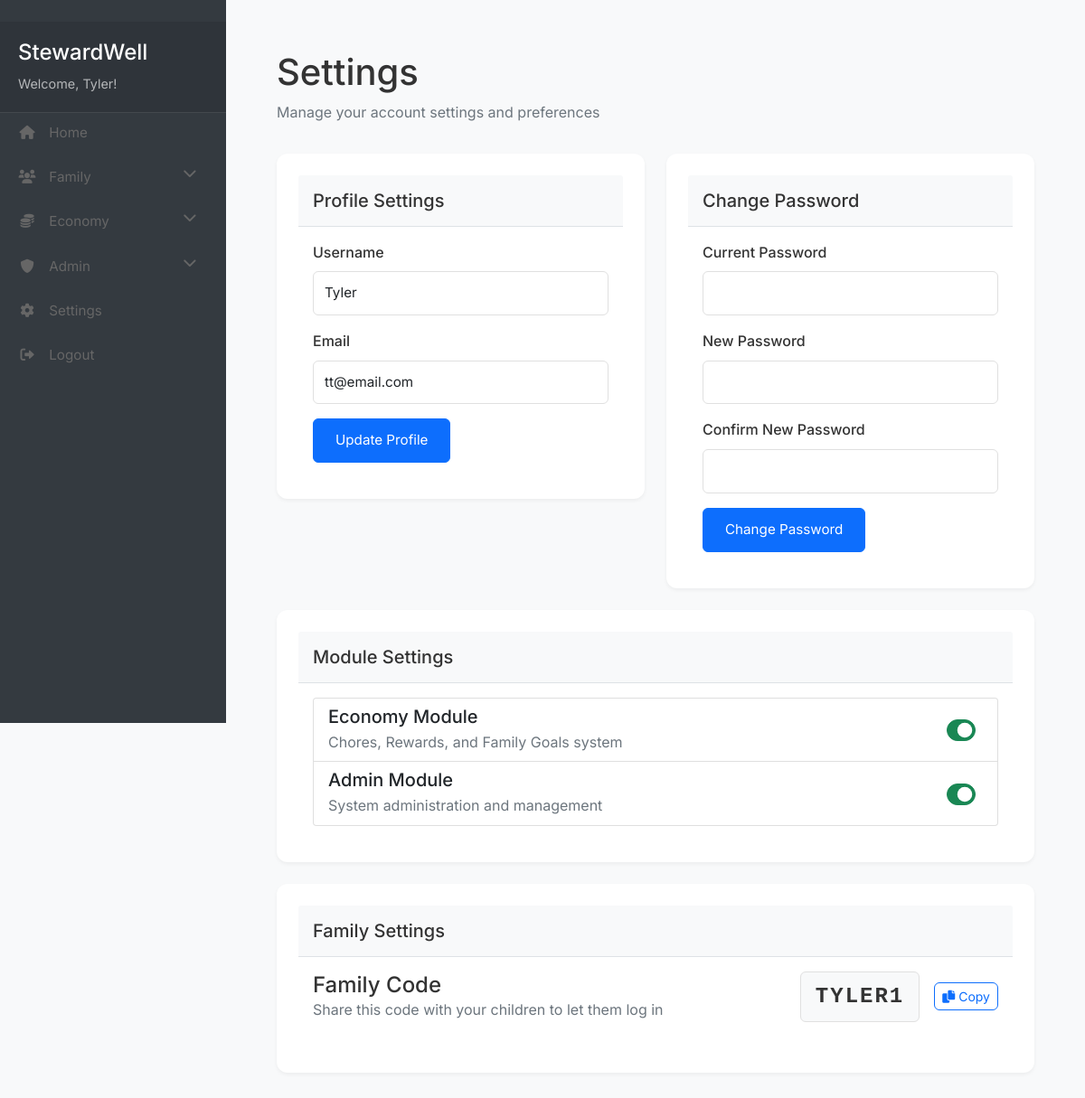
The page /settings/profile (signed in) on the database its author committed.
### app/models/user.py (models this page shows, shortened)
class User(db.Model, UserMixin):
    id = db.Column(db.Integer, primary_key=True)
    username = db.Column(db.String(64), unique=True, nullable=False)
    email = db.Column(db.String(120), unique=True, nullable=False)
    password_hash = db.Column(db.String(128), nullable=False)
    pin = db.Column(db.String(4))
    created_at = db.Column(db.DateTime, default=datetime.utcnow)
    is_superuser = db.Column(db.Boolean, default=False)
    is_parent = db.Column(db.Boolean, default=False)
    family_id = db.Column(db.Integer, db.ForeignKey('family.id'))
    parent_id = db.Column(db.Integer, db.ForeignKey('user.id'), nullable=True)
    children = db.relationship('User', backref=db.backref('parent', remote_side=[id]))
    coins = db.Column(db.Integer, default=0)
    family_points = db.Column(db.Integer, default=0)
    created_goal_categories = db.relationship('GoalCategory', back_populates='created_by')
    created_goals = db.relationship('Goal', back_populates='created_by')
    avatar = db.Column(db.String(50), default='fa-user-circle')

class Family(db.Model):
    __tablename__ = 'family'
    id = db.Column(db.Integer, primary_key=True)
    name = db.Column(db.String(100), nullable=False)
    family_code = db.Column(db.String(8), unique=True, nullable=False)
    created_at = db.Column(db.DateTime, nullable=False, default=datetime.utcnow)
    users = db.relationship('User', backref='family', lazy=True)
    chores = db.relationship('app.models.chore.Chore', backref='family', lazy=True)
    goal_categories = db.relationship('GoalCategory', back_populates='family', lazy=True)
    goals = db.relationship('Goal', back_populates='family', lazy=True)

### app/controllers/settings.py (the view, shortened to what this page needs)
@settings_bp.route('/profile', methods=['GET', 'POST'])
@login_required
def profile():
    profile_form = UpdateProfileForm()
    password_form = ChangePasswordForm()
    try:
        module_settings = {}
        if current_user.family:
            settings = ModuleSettings.query.filter_by(family_id=current_user.family_id).all()
            module_settings = {
                setting.module_name: setting.is_enabled
                for setting in settings
            }
    except Exception as e:
        logger.error("Unexpected error in profile settings",
                    exc_info=True,
                    extra={"user_id": current_user.id})
        flash('An unexpected error occurred.', 'danger')
    if request.method == 'GET':
        profile_form.username.data = current_user.username
        profile_form.email.data = current_user.email
    return render_template('settings/profile.html',
                         profile_form=profile_form,
                         password_form=password_form,
                         module_settings=module_settings)

### app/forms/settings.py (shortened to what this page needs)
class UpdateProfileForm(FlaskForm):
    username = StringField('Username', validators=[
        DataRequired(),
        Length(min=2, max=20)
    ])
    email = StringField('Email', validators=[
        DataRequired(),
        Email()
    ])
    submit_profile = SubmitField('Update Profile')

class ChangePasswordForm(FlaskForm):
    current_password = PasswordField('Current Password', validators=[
        DataRequired()
    ])
    new_password = PasswordField('New Password', validators=[
        DataRequired(),
        Length(min=6)
    ])
    confirm_password = PasswordField('Confirm New Password', validators=[
        DataRequired(),
        EqualTo('new_password', message='Passwords must match.')
    ])
    submit_password = SubmitField('Change Password')

### app/__init__.py (called while the page is built)
@login_manager.user_loader
def load_user(id):
    from app.models.user import User
    return User.query.get(int(id))

### app/templates/settings/profile.html (shortened to what this page needs)
{% extends "base.html" %}
{% block authenticated_content %}
<div class="content-container">
    <div class="page-header">
        <h1>Settings</h1>
        <p class="text-muted">Manage your account settings and preferences</p>
    </div>
    <div class="row">
        <div class="col-md-6 mb-4">
            <div class="card">
                <div class="card-header">
                    <h3>Profile Settings</h3>
                </div>
                <div class="card-body">
                    <form method="POST" action="">
                        <div class="mb-3">
                            {{ profile_form.username.label(class="form-label") }}
                            {{ profile_form.username(class="form-control") }}
                        </div>
                        <div class="mb-3">
                            {{ profile_form.email.label(class="form-label") }}
                            {{ profile_form.email(class="form-control") }}
                        </div>
                        {{ profile_form.submit_profile(class="btn btn-primary") }}
                    </form>
                </div>
            </div>
        </div>
        <div class="col-md-6 mb-4">
            <div class="card">
                <div class="card-header">
                    <h3>Change Password</h3>
                </div>
                <div class="card-body">
                    <form method="POST" action="">
                        <div class="mb-3">
                            {{ password_form.current_password.label(class="form-label") }}
                            {{ password_form.current_password(class="form-control") }}
                        </div>
                        <div class="mb-3">
                            {{ password_form.new_password.label(class="form-label") }}
                            {{ password_form.new_password(class="form-control") }}
                        </div>
                        <div class="mb-3">
                            {{ password_form.confirm_password.label(class="form-label") }}
                            {{ password_form.confirm_password(class="form-control") }}
                        </div>
                        {{ password_form.submit_password(class="btn btn-primary") }}
                    </form>
                </div>
            </div>
        </div>
        {% if current_user.is_parent %}
        <div class="col-12 mb-4">
            <div class="card">
                <div class="card-header">
                    <h3>Module Settings</h3>
                </div>
                <div class="card-body">
                    <div class="list-group">
                        <div class="list-group-item d-flex justify-content-between align-items-center">
                            <div>
                                <h5 class="mb-1">Economy Module</h5>
                                <p class="mb-0 text-muted">Chores, Rewards, and Family Goals system</p>
                            </div>
                            <div class="form-check form-switch">
                                <input class="form-check-input" type="checkbox"
                                       id="economy_toggle"
                                       {% if module_settings.get('economy', True) %}checked{% endif %}
                                       onchange="toggleModule('economy', this.checked)">
                            </div>
                        </div>
                        {% if current_user.is_superuser %}
                        <div class="list-group-item d-flex justify-content-between align-items-center">
                            <div>
                                <h5 class="mb-1">Admin Module</h5>
                                <p class="mb-0 text-muted">System administration and management</p>
                            </div>
                            <div class="form-check form-switch">
                                <input class="form-check-input" type="checkbox"
                                       id="admin_toggle"
                                       {% if module_settings.get('admin', True) %}checked{% endif %}
                                       onchange="toggleModule('admin', this.checked)">
                            </div>
                        </div>
                        {% endif %}
                    </div>
                </div>
            </div>
        </div>
        {% endif %}
        {% if current_user.is_parent %}
        <div class="col-12 mb-4">
            <div class="card">
                <div class="card-header">
                    <h3>Family Settings</h3>
                </div>
                <div class="card-body">
                    <div class="d-flex justify-content-between align-items-center mb-3">
                        <div>
                            <h4 class="mb-0">Family Code</h4>
                            <p class="text-muted mb-0">Share this code with your children to let them log in</p>
                        </div>
                        <div class="family-code">
                            <span class="code">{{ current_user.family.family_code }}</span>
                            <button class="btn btn-outline-primary btn-sm ms-2" onclick="copyFamilyCode()">
                                <i class="fas fa-copy"></i> Copy
                            </button>
                        </div>
                    </div>
                </div>
            </div>
        </div>
        {% endif %}
    </div>
</div>
{% endblock %}

### app/templates/partials/_sidebar.html (shortened to what this page needs)
<div class="sidebar">
    <div class="sidebar-header">
        <h3>StewardWell</h3>
        <p class="welcome-message">
            Welcome, {{ current_user.username }}!
        </p>
    </div>
    <ul class="nav flex-column">
        <li class="nav-item">
            <a class="nav-link" href="{{ url_for('main.index') }}">
                <i class="fas fa-home"></i> Home
            </a>
        </li>
        <li class="nav-item">
            <a class="nav-link collapsed" href="#familySubmenu"
               data-bs-toggle="collapse"
               aria-expanded="false">
                <i class="fas fa-users"></i> Family
                <i class="fas fa-chevron-down float-end"></i>
            </a>
        </li>
        {% set module_settings = current_user.family.module_settings|list if current_user.family else [] %}
        {% set economy_module = module_settings|selectattr('module_name', 'equalto', 'economy')|list %}
        {% set admin_module = module_settings|selectattr('module_name', 'equalto', 'admin')|list %}
        {% set economy_enabled = not economy_module or economy_module[0].is_enabled if economy_module else true %}
        {% set admin_enabled = current_user.is_superuser and (not admin_module or admin_module[0].is_enabled if admin_module else true) %}
        {% if economy_enabled %}
        <li class="nav-item">
            <a class="nav-link collapsed" href="#economySubmenu"
               data-bs-toggle="collapse"
               aria-expanded="false">
                <i class="fas fa-coins"></i> Economy
                <i class="fas fa-chevron-down float-end"></i>
            </a>
        </li>
        {% endif %}
        {% if admin_enabled %}
        <li class="nav-item">
            <a class="nav-link collapsed" href="#adminSubmenu"
               data-bs-toggle="collapse"
               aria-expanded="false">
                <i class="fas fa-shield-alt"></i> Admin
                <i class="fas fa-chevron-down float-end"></i>
            </a>
        </li>
        {% endif %}
        <li class="nav-item">
            {% if current_user.is_parent %}
            <a class="nav-link" href="{{ url_for('settings.profile') }}">
                <i class="fas fa-cog"></i> Settings
            </a>
            {% else %}
            <a class="nav-link" href="{{ url_for('settings.child_profile') }}">
                <i class="fas fa-cog"></i> My Profile
            </a>
            {% endif %}
        </li>
        <li class="nav-item mt-auto">
            <a class="nav-link" href="{{ url_for('auth.logout') }}">
                <i class="fas fa-sign-out-alt"></i> Logout
            </a>
        </li>
    </ul>
</div>

### app/static/css/style.css (style rules this page uses)
:root { --primary-color: #4169E1; --secondary-color: #4CAF50; --background-color: #f8f9fa; --text-color: #333; --border-color: #e0e0e0; --shadow: 0 2px 4px rgba(0,0,0,0.05); }
body { background-color: var(--background-color); color: var(--text-color); font-family: 'Inter', -apple-system, BlinkMacSystemFont, sans-serif; line-height: 1.6; }
.btn { padding: 0.75rem 1.5rem; border-radius: 6px; font-size: 0.95rem; transition: all 0.2s ease; text-decoration: none; display: inline-block; }
.form-control { width: 100%; padding: 0.75rem; border: 1px solid var(--border-color); border-radius: 6px; font-size: 0.95rem; }
.nav-link { color: #666 !important; font-size: 0.95rem; }
.form-label { font-weight: 500; color: var(--text-color); margin-bottom: 0.5rem; }
.form-control::placeholder { color: #aaa; font-size: 0.9rem; }
.card { background: white; padding: 1.5rem; border-radius: 12px; box-shadow: var(--shadow); border: none; }
.card h3 { color: var(--text-color); font-size: 1.1rem; margin-bottom: 1rem; }
.sidebar { width: 250px; background-color: var(--sidebar-bg, #2C3E7B); color: white; padding: 1.5rem 0; display: flex; flex-direction: column; position: fixed; height: 100vh; left: 0; top: 0; }
.sidebar-header { padding: 0 1.5rem 1.5rem; border-bottom: 1px solid rgba(255, 255, 255, 0.1); }
.sidebar-header p { font-size: 0.9rem; opacity: 0.8; margin: 0; }
.content-container { padding: 1.5rem; }
.page-header { margin-bottom: 2rem; }
.page-header h1 { margin-bottom: 0.5rem; }
.btn-sm { padding: 0.25rem 0.5rem; font-size: 0.875rem; }
.card-header { background-color: #f8f9fa; border-bottom: 1px solid #dee2e6; padding: 1rem; }
.card-header h3 { margin: 0; font-size: 1.25rem; color: var(--text-color); }
.family-code { display: flex; align-items: center; gap: 0.5rem; }
.family-code .code { font-size: 1.5rem; font-weight: 600; font-family: monospace; background: #f8f9fa; padding: 0.5rem 1rem; border-radius: 6px; letter-spacing: 2px; border: 1px solid var(--border-color); }
.family-code button { transition: all 0.3s ease; }

### app/templates/partials/_sidebar.html (style rules this page uses)
.sidebar { min-width: 250px; max-width: 250px; min-height: 100vh; background: #343a40; color: #fff; transition: all 0.3s; }
.sidebar .nav-link { color: rgba(255, 255, 255, 0.8); padding: 10px 20px; transition: all 0.3s; }
.sidebar .nav-link i { margin-right: 10px; width: 20px; text-align: center; }
.sidebar .nav-link .fa-chevron-down { transition: transform 0.3s; }
.sidebar-header { padding: 20px; background: rgba(0, 0, 0, 0.1); }
.sidebar-header h3 { margin: 0; font-size: 1.5rem; margin-bottom: 8px; }
.welcome-message { font-size: 0.9rem; margin: 0; color: rgba(255, 255, 255, 0.8); display: flex; justify-content: space-between; align-items: center; }
.sidebar .nav-item { margin-bottom: 5px; }

### app/templates/settings/profile.html (style rules this page uses)
.form-check-input { width: 3em; height: 1.5em; margin-left: 1em; }
.form-switch .form-check-input:checked { background-color: #198754; border-color: #198754; }

### rows shown on the page
User: username "Tyler", email "tt@email.com"
Family: family.family_code "TYLER1"

### other values the page prints
{{ profile_form.username.label(class="form-label") }} "Username"
{{ profile_form.email.label(class="form-label") }} "Email"
{{ password_form.current_password.label(class="form-label") }} "Current Password"
{{ password_form.new_password.label(class="form-label") }} "New Password"
{{ password_form.confirm_password.label(class="form-label") }} "Confirm New Password"
